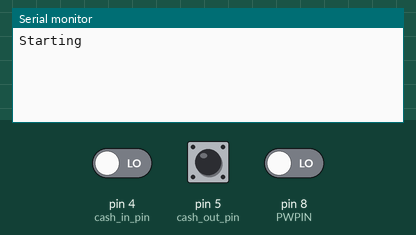
This sketch was run on a simulated Arduino Uno, built with avr-gcc and run on an emulated ATmega328P. On the bench: the last lines printed to the serial monitor. Inputs (shaded band) come from the test bench; at power-on: pin 8 (PWPIN) LOW, pin 4 (cash_in_pin) LOW, pin 5 (cash_out_pin) LOW.

Above: at 1.2 s.
1.3 s: pin 8 (PWPIN) driven HIGH
At 1.9 s:
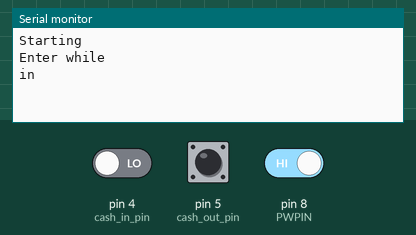
2.8 s: pin 4 (cash_in_pin) driven HIGH
At 4.0 s:
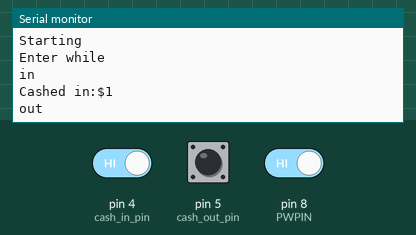
4.3 s: pin 5 (cash_out_pin) pulsed HIGH 2 times (0.12 s each, 0.3 s apart)
At 7.3 s:
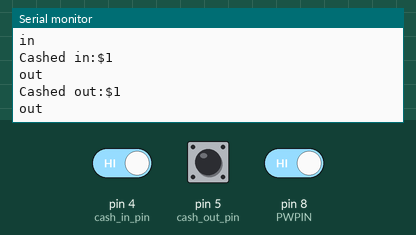

The sketch:

Merge_test.ino
```cpp
#include <SPI.h>

#include <SparkFunDS3234RTC.h>
#define cash_in_pin (4)  // The pin on the arduino where CREDIT (+) [Common] is connected
#define cash_out_pin (5) // The pin on the arduino where CREDIT (-) [Common] is connected
#define PWPIN (8) // 5V Power Pin on the arduino
#define DS13074_CS_PIN 10  // SS Pin from RTC

int min_pulse_width; // the minimum pulse width to acccept
int max_pulse_width; // the maximum pulse width to accept
int debounce_speed; // ignore changes in input line state that happen faster than this
int pulse_state_in;
int pulse_state_out;
int post_pulse_pause; // how long to wait after last pulse before sending pulse count


unsigned int dollar_received;
unsigned int dollar_per_pulse;

int pulse_count = 0; // how many pulses have been received so far in this pulse train
int amount_received = 0; // Counts how many cents have been received
unsigned long pulse_duration ; // how long was the last pulse
unsigned long pulse_begin ; // when did the last pulse begin
unsigned long pulse_end ; // if they pulse was within min and max pulse width, when did it end
unsigned long curtime = 0; // what is the current time
unsigned long t=millis();


int pulse_state; // what is the current input line state (1 for high, 0 for low)
int last_state; // what was the last input line state


void setup() {


  //Pulse Decoder
  pinMode(cash_in_pin, INPUT);
  pinMode(cash_out_pin, INPUT);
  pinMode(PWPIN, INPUT);
  Serial.begin(115200);
  pulse_begin = 0;
  last_state = 1;
  min_pulse_width = 48;
  max_pulse_width = 100;
  debounce_speed = 4;
  post_pulse_pause = 1500;
  pulse_end = 0;
  pulse_count = 0;

  dollar_per_pulse = 1;
  dollar_received = 0;
  Serial.println("Starting");
}

void loop() {
  if (digitalRead(PWPIN))
  {
    //delay(5000);
    Serial.println("Enter while");
    while (digitalRead(PWPIN))
    {

      pulse_state_in = digitalRead(cash_in_pin);//read state of cash in pin
      pulse_state_out = digitalRead(cash_out_pin); //read state of cash out pin


      if (pulse_state_in == 0)
      {
        Serial.println("in");
        t=millis();
        while (digitalRead(PWPIN) and millis()-t<5000)
        {
          pulse_state = digitalRead(cash_in_pin);
          //Serial.println(pulse_state);
          curtime = millis();
          if ((pulse_state == 1) && (last_state == 0))
          { // this means we entered a new pulse
            pulse_begin = curtime; // save the begin time of the pulse
            last_state = 1; // set the previous state
            t=millis();
          }
          else if ((pulse_state == 0) && (last_state == 1))
          { // this means a pulse just ended
            pulse_duration = curtime - pulse_begin; // calculate pulse duration
            if (pulse_duration > debounce_speed)

            { // ensure that we don't change state for very short (false) pulses (this is called debouncing)
              last_state = 0;
            }
            if ((pulse_duration > min_pulse_width) && (pulse_duration < max_pulse_width))
            { // check if the pulse width is between the minimum and maximum
              pulse_end = curtime; // save the end time of the pulse
              pulse_count++; // increment the pulse counter
            }
            else if (pulse_duration > max_pulse_width && pulse_count == 0)
            {
              pulse_end = curtime; // save the end time of the pulse
              pulse_count++; // increment the pulse counter
            }
            t=millis();

          }

          if ((pulse_end > 0) && (curtime - pulse_end > post_pulse_pause))// check if we've waited long enough that we don't expect any further pulses to be forthcoming

          {
            dollar_received += pulse_count * dollar_per_pulse; // count the cents


            //Keyboard.print(out_str); // Write the dollar amount
            Serial.print("Cashed in:$");
            Serial.println(dollar_received);
            dollar_received = 0; // reset cents_received so it's ready for next payment

            pulse_end = 0;
            pulse_count = 0;

            //Serial.println(pulse_state);
            //Serial.println(last_state);
            break;
          }


        }

      }

      else if (pulse_state_out == 0)
      {
        Serial.println("out");
        while (digitalRead(PWPIN))
        {
          pulse_state = digitalRead(cash_out_pin);
          curtime = millis();
          if ((pulse_state == 1) && (last_state == 0)) { // this means we entered a new pulse
            pulse_begin = curtime; // save the begin time of the pulse
            last_state = 1; // set the previous state
          } else if ((pulse_state == 0) && (last_state == 1)) { // this means a pulse just ended
            pulse_duration = curtime - pulse_begin; // calculate pulse duration
            if (pulse_duration > debounce_speed) { // ensure that we don't change state for very short (false) pulses (this is called debouncing)
              last_state = 0;
            }
            if ((pulse_duration > min_pulse_width) && (pulse_duration < max_pulse_width)) { // check if the pulse width is between the minimum and maximum
              pulse_end = curtime; // save the end time of the pulse
              pulse_count++; // increment the pulse counter
            }
            else if (pulse_duration > max_pulse_width && pulse_count == 0)
            {
              pulse_end = curtime; // save the end time of the pulse
              pulse_count++; // increment the pulse counter
            }

          }

          if ((pulse_end > 0) && (curtime - pulse_end > post_pulse_pause)) { // check if we've waited long enough that we don't expect any further pulses to be forthcoming

            dollar_received += pulse_count * dollar_per_pulse; // count the cents


            //Keyboard.print(out_str); // Write the dollar amount
            Serial.print("Cashed out:$");
            Serial.println(dollar_received);
            dollar_received = 0; // reset cents_received so it's ready for next payment

            pulse_end = 0;
            pulse_count = 0;

            //Serial.println(pulse_state);
            //Serial.println(last_state);

            break;
          }


        }

      }


    }
  }

}
```

Measured:
- after the input at 1.3 s, the serial monitor: prints a new line at once (image 1)
- after the input at 2.8 s, the serial monitor: prints a new line at once (image 2)
- after the input at 4.3 s, the serial monitor: prints a new line after 1.6 s (image 3)
